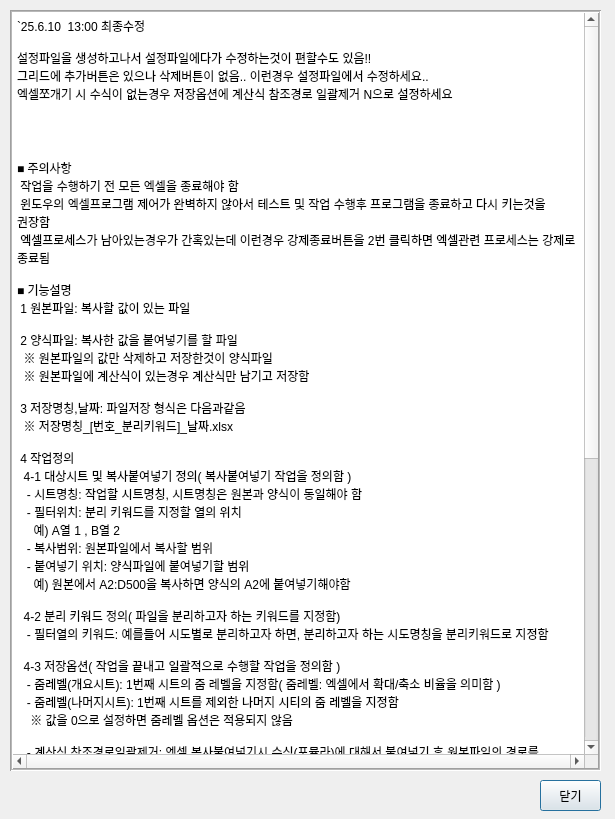
<?xml version="1.0" encoding="UTF-8"?>
<ui version="4.0">
 <class>Dialog</class>
 <widget class="QDialog" name="Dialog">
  <property name="geometry">
   <rect>
    <x>0</x>
    <y>0</y>
    <width>615</width>
    <height>819</height>
   </rect>
  </property>
  <property name="windowTitle">
   <string>사용법</string>
  </property>
  <widget class="QPlainTextEdit" name="plainTextEdit">
   <property name="enabled">
    <bool>true</bool>
   </property>
   <property name="geometry">
    <rect>
     <x>10</x>
     <y>10</y>
     <width>591</width>
     <height>761</height>
    </rect>
   </property>
   <property name="contextMenuPolicy">
    <enum>Qt::DefaultContextMenu</enum>
   </property>
   <property name="frameShape">
    <enum>QFrame::Box</enum>
   </property>
   <property name="lineWidth">
    <number>1</number>
   </property>
   <property name="midLineWidth">
    <number>1</number>
   </property>
   <property name="verticalScrollBarPolicy">
    <enum>Qt::ScrollBarAlwaysOn</enum>
   </property>
   <property name="horizontalScrollBarPolicy">
    <enum>Qt::ScrollBarAlwaysOn</enum>
   </property>
   <property name="sizeAdjustPolicy">
    <enum>QAbstractScrollArea::AdjustToContentsOnFirstShow</enum>
   </property>
   <property name="readOnly">
    <bool>true</bool>
   </property>
   <property name="plainText">
    <string>`25.6.10  13:00 최종수정

설정파일을 생성하고나서 설정파일에다가 수정하는것이 편할수도 있음!!
그리드에 추가버튼은 있으나 삭제버튼이 없음.. 이런경우 설정파일에서 수정하세요..
엑셀쪼개기 시 수식이 없는경우 저장옵션에 계산식 참조경로 일괄제거 N으로 설정하세요




■ 주의사항
 작업을 수행하기 전 모든 엑셀을 종료해야 함
 윈도우의 엑셀프로그램 제어가 완벽하지 않아서 테스트 및 작업 수행후 프로그램을 종료하고 다시 키는것을 권장함
 엑셀프로세스가 남아있는경우가 간혹있는데 이런경우 강제종료버튼을 2번 클릭하면 엑셀관련 프로세스는 강제로 종료됨

■ 기능설명
 1 원본파일: 복사할 값이 있는 파일

 2 양식파일: 복사한 값을 붙여넣기를 할 파일
  ※ 원본파일의 값만 삭제하고 저장한것이 양식파일
  ※ 원본파일에 계산식이 있는경우 계산식만 남기고 저장함

 3 저장명칭,날짜: 파일저장 형식은 다음과같음
  ※ 저장명칭_[번호_분리키워드]_날짜.xlsx

 4 작업정의
  4-1 대상시트 및 복사붙여넣기 정의( 복사붙여넣기 작업을 정의함 )
   - 시트명칭: 작업할 시트명칭, 시트명칭은 원본과 양식이 동일해야 함
   - 필터위치: 분리 키워드를 지정할 열의 위치 
     예) A열 1 , B열 2
   - 복사범위: 원본파일에서 복사할 범위
   - 붙여넣기 위치: 양식파일에 붙여넣기할 범위 
     예) 원본에서 A2:D500을 복사하면 양식의 A2에 붙여넣기해야함

  4-2 분리 키워드 정의( 파일을 분리하고자 하는 키워드를 지정함)
   - 필터열의 키워드: 예를들어 시도별로 분리하고자 하면, 분리하고자 하는 시도명칭을 분리키워드로 지정함

  4-3 저장옵션( 작업을 끝내고 일괄적으로 수행할 작업을 정의함 )
   - 줌레벨(개요시트): 1번째 시트의 줌 레벨을 지정함( 줌레벨: 엑셀에서 확대/축소 비율을 의미함 )
   - 줌레벨(나머지시트): 1번째 시트를 제외한 나머지 시티의 줌 레벨을 지정함
    ※ 값을 0으로 설정하면 줌레벨 옵션은 적용되지 않음  

   - 계산식 참조경로일괄제거: 엑셀 복사붙여넣기시 수식(포뮬라)에 대해서 붙여넣기 후 원본파일의 경로를 참조하게 되어있음
                                       이 참조경로를 일괄 제거하는 옵션임
                                       기본값은 Y이나, 이 옵션은 성능 하락이 있어 작업속도가 느리므로
                                     수식참조가 없는경우는 N으로 설정하기 바람
    ※ Y는 일괄적으로 제거함, N은 제거작업을 하지 않음


   - 눈금선 일괄제거: 엑셀의 눈금선을 일괄적으로 안보이게 설정함
    ※ Y는 일괄적으로 제거함, N은 제거작업을 하지 않음

 5 설정 저장 및 불러오기
  5-1 저장: 위 1~4에서 입력한 데이터를 파일로 저장한다. 파일명칭은 임의로 지정할 수 있음
  5-2 불러오기: 저장된 설정값을 1~4에 일괄적으로 적용한다

 6 작업수행
  6-1 로그보기: 작업 수행내역을 표기함
  6-2 테스트: 4-2 분리키워드 중 맨위의 분리키워드 1개로 작업을 수행한다.
  6-3 시작: 4-2 분리키워드 전체로 작업을 수행한다
  6-4 강제종료: 6-2, 6-3 작업을 강제로 종료한다
                      엑셀프로세스를 강제로 끌때는 강제종료를 2번 클릭한다
                      작업중인것을 강제로 stop시킴(프로그램을 끄는것은 아님)

 7 프로그램종료: 프로그램을 종료한다(설정값을 저장하고 종료하지는 않음)


 
 </string>
   </property>
   <property name="centerOnScroll">
    <bool>false</bool>
   </property>
  </widget>
  <widget class="QPushButton" name="pushButton">
   <property name="geometry">
    <rect>
     <x>540</x>
     <y>780</y>
     <width>61</width>
     <height>31</height>
    </rect>
   </property>
   <property name="text">
    <string>닫기</string>
   </property>
  </widget>
 </widget>
 <resources/>
 <connections/>
</ui>
